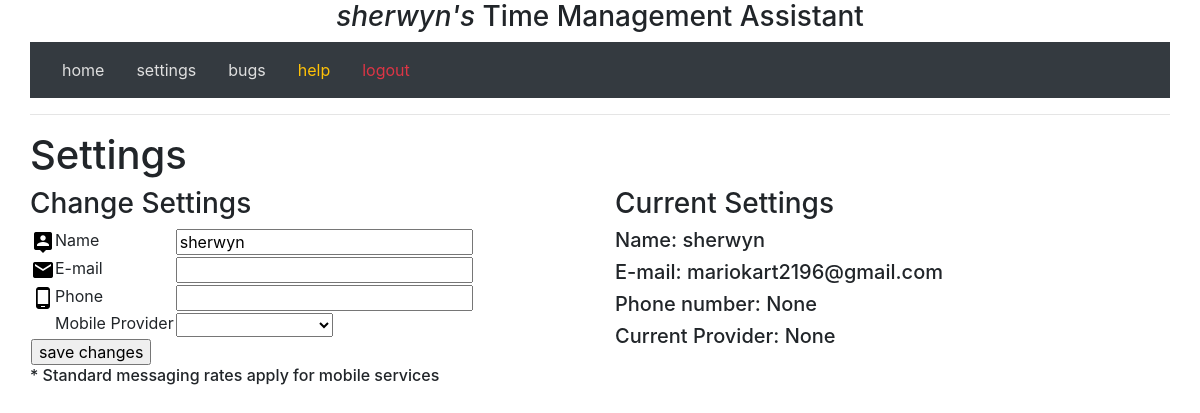
The page /edit (signed in) on the database as committed earlier.
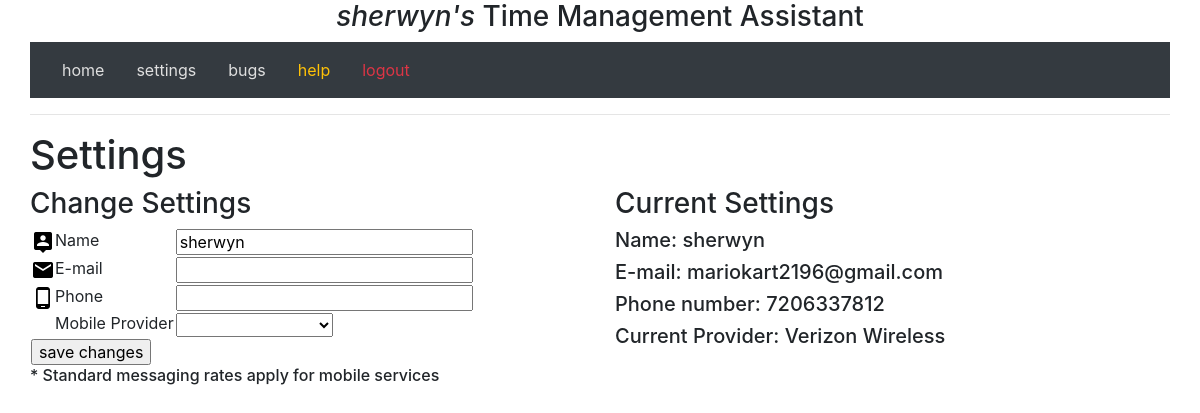
The same page on the database as committed later.
### project/models.py (models this page shows, shortened)
class User(UserMixin, db.Model):
    __tablename__ = 'users'
    id       = db.Column(db.Integer, primary_key=True, unique=True)
    nickname = db.Column(db.String(64), nullable=True, index=True, unique=False)
    email    = db.Column(db.String(256), nullable=False, unique=True)
    phone    = db.Column(db.String(256), nullable=True,index=True, unique=False)
    cellphone_provider = db.Column(db.String(256), nullable=True, index=True, unique=False)
    reminder_frequency = db.Column(db.Time, nullable=True, index=True, unique=False)
    last_reminder = db.Column(db.DateTime, nullable=True, index=True, unique=False)
    events  = db.relationship('UserEvent', backref='author', lazy='dynamic')
    scheduleevents = db.relationship('UserScheduleEvent', backref='author', lazy='dynamic')
    @property
    def is_authenticated(self):
        return True

### project/views.py (the view)
@app.route('/edit', methods=['GET', 'POST'])
@login_required
def edit():
    form = EditForm(nickname=current_user.nickname, reminder_frequency=current_user.reminder_frequency)
    if form.validate_on_submit():
        current_user.nickname           = if_filled(form.nickname.data, current_user.nickname)
        current_user.email              = if_filled(form.email.data, current_user.email)
        current_user.phone              = if_filled(''.join(c for c in form.phone.data if c.isdigit()), current_user.phone)
        current_user.cellphone_provider = if_filled(form.cellphone_provider.data, current_user.cellphone_provider)
        db.session.add(current_user)
        db.session.commit()
        flash("Your settings have been updated.")
        return redirect(url_for('edit'))
    else:
        form.nickname.data = current_user.nickname
    return render_template('edit.html', form=form)

### project/forms.py (shortened to what this page needs)
class EditForm(FlaskForm):
    nickname = StringField('nickname', validators=[DataRequired()])
    email = StringField('email', validators=[DataRequired()])
    phone = StringField('phone', validators=[DataRequired()])
    cellphone_provider = SelectField(label="Choose a provider", choices=[(k, k) for k in sorted(CELLPHONE_PROVIDERS.keys())])
    '''
    def __init__(self, original_nickname, *args, **kwargs):
        FlaskForm.__init__(self, *args, **kwargs)
        self.original_nickname = original_nickname

    '''

### project/views.py (called while the page is built)
@login_manager.user_loader
def load_user(id):
    return User.query.get(int(id))

### project/templates/edit.html (shortened to what this page needs)
{% extends 'base.html' %}
{% block content %}
<h1>Settings</h1>
<form action="" method="post" name="edit" class="editform">
    <div class="row">
    <div class="form-group col-sm rounded border-0">
    <h3>Change Settings</h3>
        <table>
            <tr>
                <td><img src='static/imgs/nickname.png'>Name</td>
                <td>{{ form.nickname(size=24) }}</td>
            </tr>
            <tr>
                <td><img src='static/imgs/email.png'>E-mail</td>
                <td>{{ form.email(size=24) }}</td>
            </tr>
            <tr>
                <td><img src='static/imgs/phone.png'>Phone</td>
                <td>{{ form.phone(size=24) }}</td>
            </tr>
            <tr>
                <td><img src='static/imgs/provider.png'>Mobile Provider</td>
                <td>{{ form.cellphone_provider() }}</td>
            </tr>
            <tr>
                <td><input type="submit" value="save changes"></td>
            </tr>
        </table>
        <h6>* Standard messaging rates apply for mobile services</h6>
   </div>
   <div class="container-fluid col-sm rounded border-0">
        <h3>Current Settings</h3>
        <h5>Name: {{ current_user.nickname }}</h5>
        <h5>E-mail: {{ current_user.email }}</h5>
        <h5>Phone number: {{ current_user.phone }}</h5>
        <h5>Current Provider: {{ current_user.cellphone_provider }}</h5>
   </div>
   </div>
</form>
{% endblock %}

### project/templates/base.html (shortened to what this page needs)
<html>
    <head>
        <link href="/static/css/bootstrap.min.css" rel="stylesheet" media="screen">
        <link href="/static/css/custom.css" rel="stylesheet" media="screen">
    </head>
    <body>
        <div class="container">
            <center><h3>{% if current_user.is_authenticated %}<span class="font-italic">{{ current_user.nickname }}'s </span>{% endif %}<span class="font-bold">Time Management Assistant</span></h3></center>
            <nav class="navbar navbar-expand-lg navbar-light bg-dark">
                <a class='nav-link' href="{{ url_for('index') }}">home</a>
                {% if current_user.is_authenticated %}
                <a class='nav-link' href="{{ url_for('edit') }}">settings</a>
                {% endif %}
                <a class='nav-link' href="https://gitreports.com/issue/ika-musuko/tma/">bugs</a>
                <a class='nav-link' href="{{ url_for('help') }}"><span class="text-warning">help</span></a>
                {% if current_user.is_authenticated %}
                <a class='nav-link' href="{{ url_for('logout') }}"><span class="text-danger">logout</span></a>
                {% else %}
                <a class='nav-link' href="{{ url_for('login') }}"><span class="text-success">login</span></a>
                {% endif %}
            </nav>
        <hr>
        <div class="container">
            <div class="content">
                {% block content %}
                {% endblock %}
            </div>
        </div>
    </body>
</html>

Rows that differ between the two databases and show on the page:
changed User "sherwyn": phone "None" → "7206337812"; cellphone_provider "None" → "Verizon Wireless"
